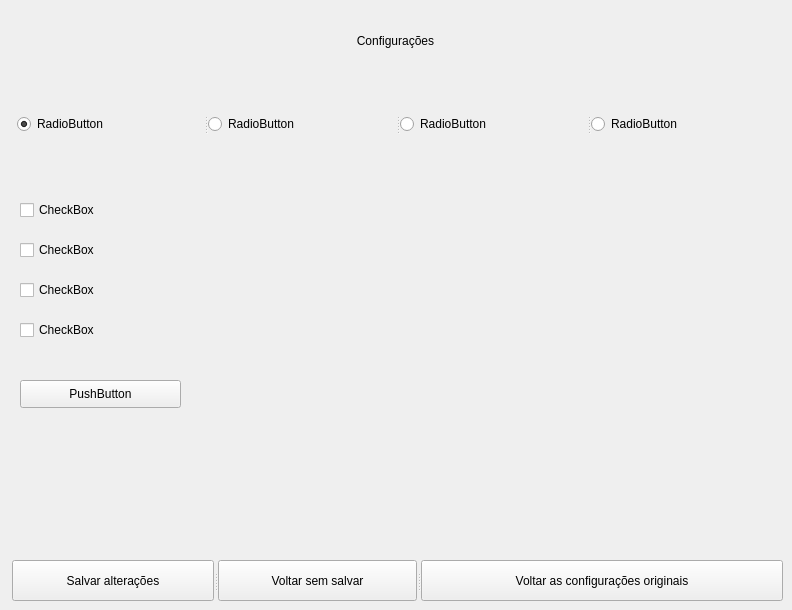
   <widget class="QWidget" name="tela_configs">
    <widget class="QLabel" name="label_15">
     <property name="geometry">
      <rect>
       <x>10</x>
       <y>20</y>
       <width>771</width>
       <height>41</height>
      </rect>
     </property>
     <property name="text">
      <string>Configurações</string>
     </property>
     <property name="alignment">
      <set>Qt::AlignCenter</set>
     </property>
    </widget>
    <widget class="QCheckBox" name="checkBox">
     <property name="geometry">
      <rect>
       <x>20</x>
       <y>200</y>
       <width>181</width>
       <height>20</height>
      </rect>
     </property>
     <property name="text">
      <string>CheckBox</string>
     </property>
    </widget>
    <widget class="QCheckBox" name="checkBox_2">
     <property name="geometry">
      <rect>
       <x>20</x>
       <y>240</y>
       <width>181</width>
       <height>20</height>
      </rect>
     </property>
     <property name="text">
      <string>CheckBox</string>
     </property>
    </widget>
    <widget class="QCheckBox" name="checkBox_3">
     <property name="geometry">
      <rect>
       <x>20</x>
       <y>280</y>
       <width>181</width>
       <height>20</height>
      </rect>
     </property>
     <property name="text">
      <string>CheckBox</string>
     </property>
    </widget>
    <widget class="QCheckBox" name="checkBox_4">
     <property name="geometry">
      <rect>
       <x>20</x>
       <y>320</y>
       <width>181</width>
       <height>20</height>
      </rect>
     </property>
     <property name="text">
      <string>CheckBox</string>
     </property>
    </widget>
    <widget class="QPushButton" name="pushButton_18">
     <property name="geometry">
      <rect>
       <x>20</x>
       <y>380</y>
       <width>161</width>
       <height>28</height>
      </rect>
     </property>
     <property name="text">
      <string>PushButton</string>
     </property>
    </widget>
    <widget class="QSplitter" name="splitter_6">
     <property name="geometry">
      <rect>
       <x>12</x>
       <y>560</y>
       <width>771</width>
       <height>41</height>
      </rect>
     </property>
     <property name="orientation">
      <enum>Qt::Horizontal</enum>
     </property>
     <widget class="QPushButton" name="pushButton_15">
      <property name="text">
       <string>Salvar alterações</string>
      </property>
     </widget>
     <widget class="QPushButton" name="pushButton_16">
      <property name="text">
       <string>Voltar sem salvar</string>
      </property>
     </widget>
     <widget class="QPushButton" name="pushButton_17">
      <property name="text">
       <string>Voltar as configurações originais</string>
      </property>
     </widget>
    </widget>
    <widget class="QSplitter" name="splitter_7">
     <property name="geometry">
      <rect>
       <x>17</x>
       <y>110</y>
       <width>761</width>
       <height>28</height>
      </rect>
     </property>
     <property name="orientation">
      <enum>Qt::Horizontal</enum>
     </property>
     <widget class="QRadioButton" name="radioButton">
      <property name="text">
       <string>RadioButton</string>
      </property>
      <property name="checked">
       <bool>true</bool>
      </property>
     </widget>
     <widget class="QRadioButton" name="radioButton_2">
      <property name="text">
       <string>RadioButton</string>
      </property>
     </widget>
     <widget class="QRadioButton" name="radioButton_3">
      <property name="text">
       <string>RadioButton</string>
      </property>
     </widget>
     <widget class="QRadioButton" name="radioButton_4">
      <property name="text">
       <string>RadioButton</string>
      </property>
     </widget>
    </widget>
   </widget>
